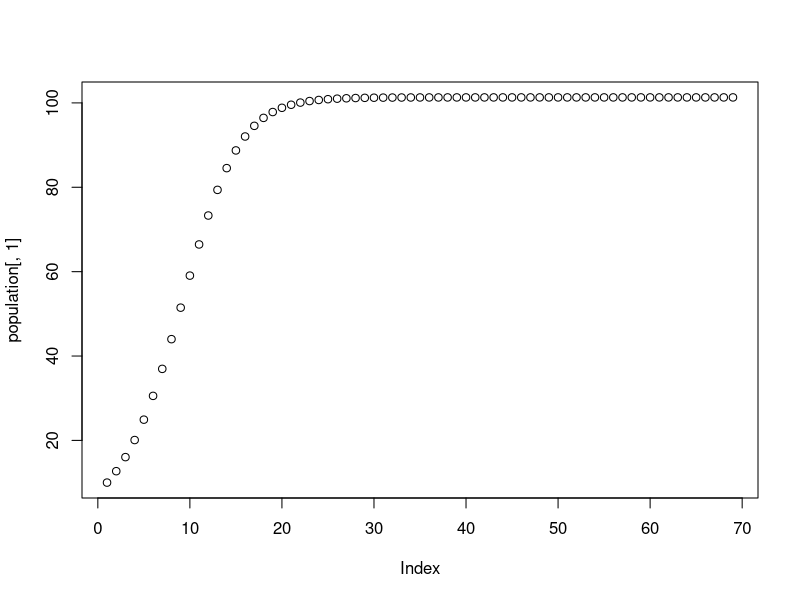
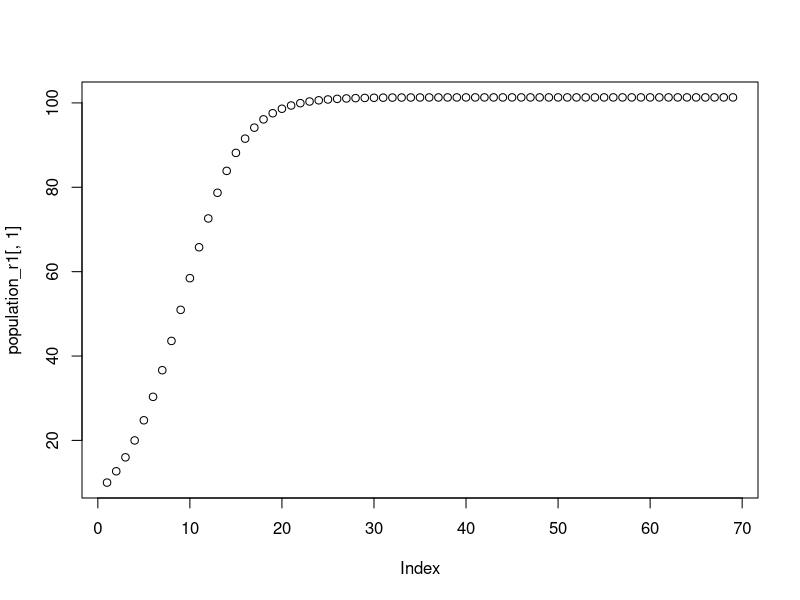
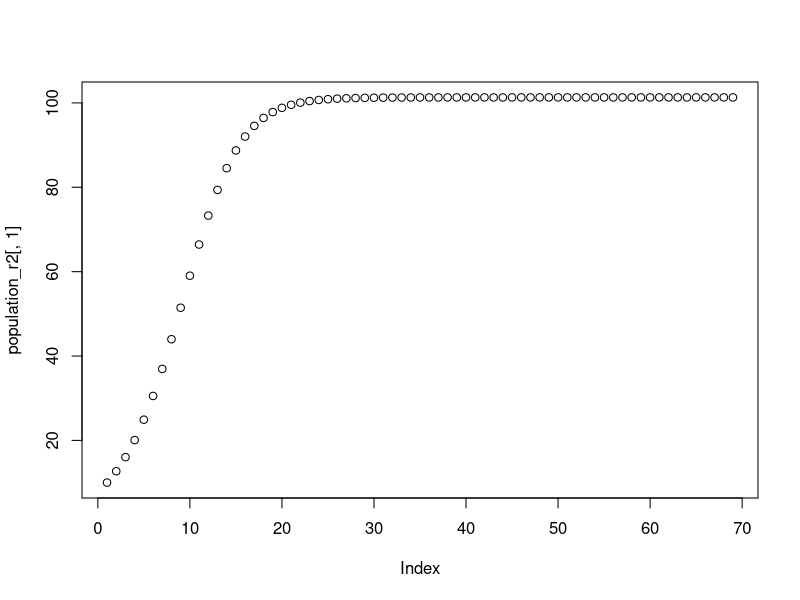
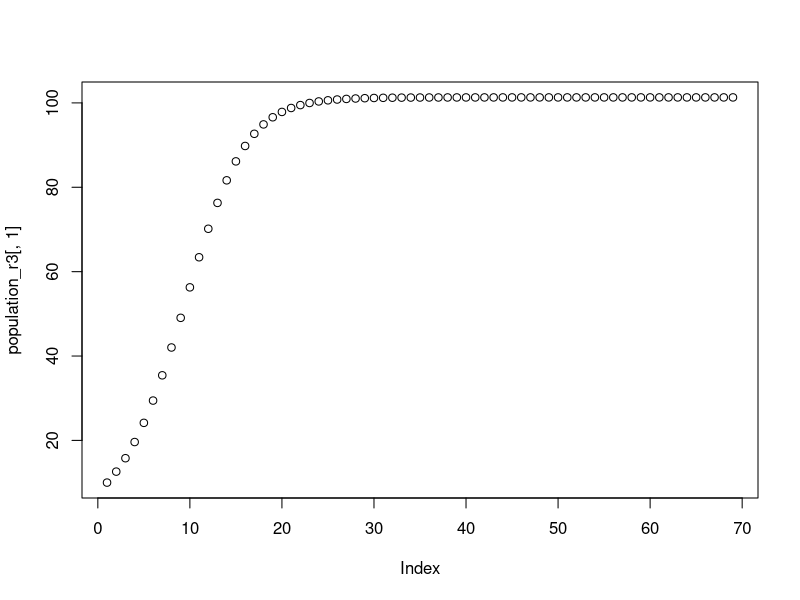
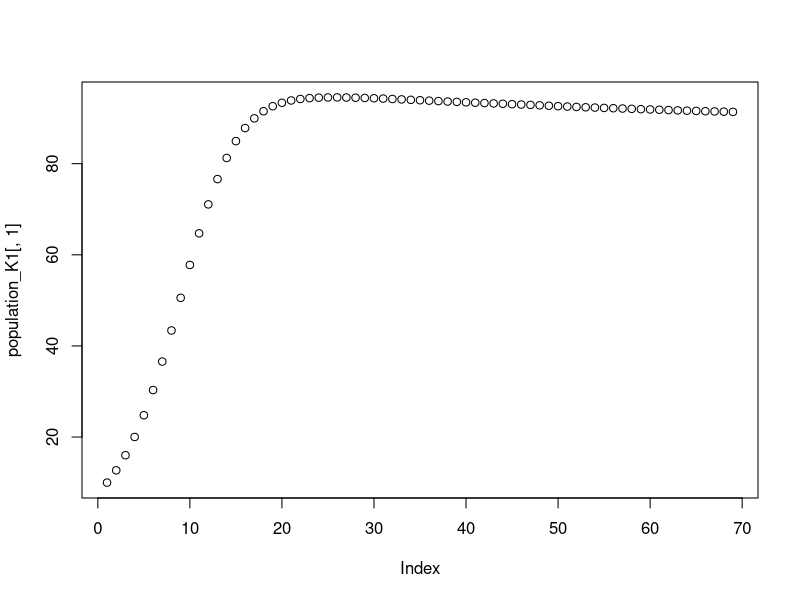
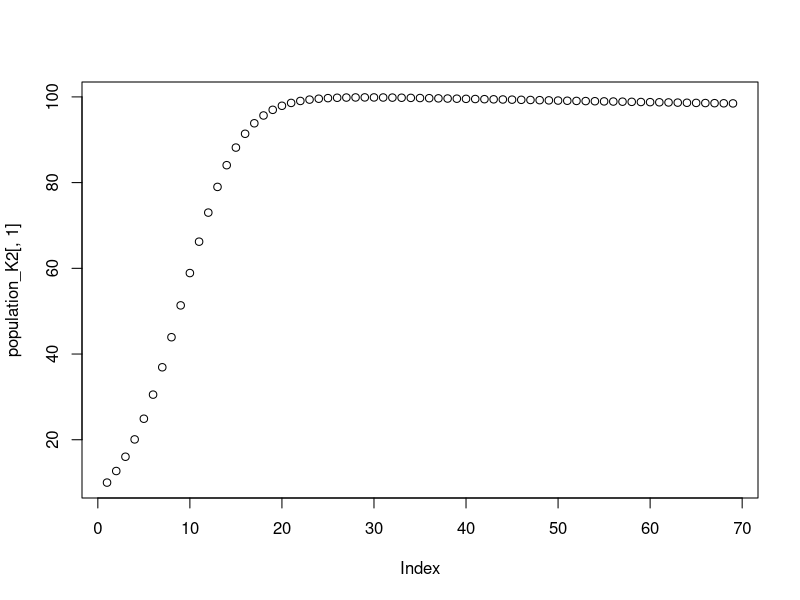
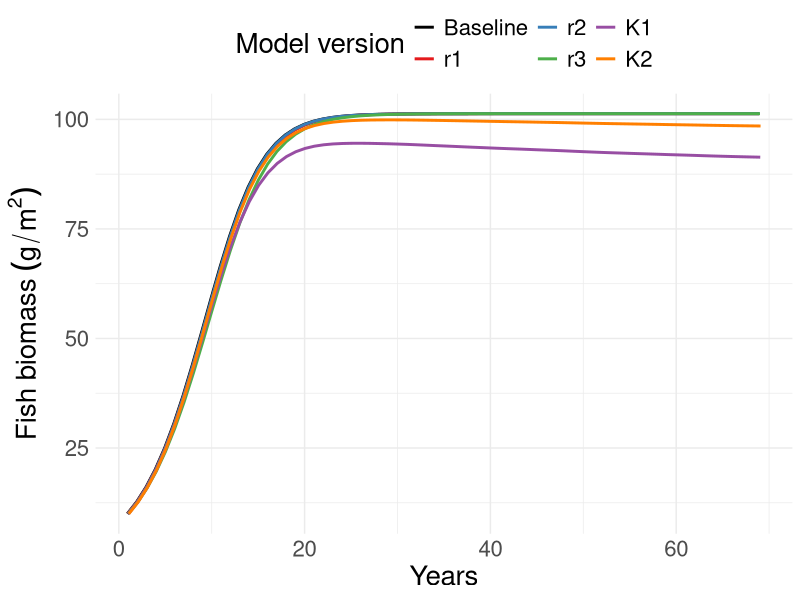

These charts were generated, in order, by the following R code:
##SST models
##This code runs the various (r1-r3, K1-K2) thermal effects models (no fishing or management)
#Produces Figure S3: trajectories

library(tidyverse)
library(ggpubr)
library(grid)

projections <- read.csv("anomaly_df.csv")
SST_dev <- projections[['anomaly']]

patch_area <- c(1, 0)
number_patches <- length(patch_area)
timesteps <- length(SST_dev)
r = 0.3
K = 101.3

population <- array(NA, dim = c(timesteps, number_patches))
population[1,] <- c(10,0)

population_r1 <- array(NA, dim = c(timesteps, number_patches))
population_r1[1,] <- c(10,0)

population_r2 <- array(NA, dim = c(timesteps, number_patches))
population_r2[1,] <- c(10,0)

population_r3 <- array(NA, dim = c(timesteps, number_patches))
population_r3[1,] <- c(10,0)

population_K1 <- array(NA, dim = c(timesteps, number_patches))
population_K1[1,] <- c(10,0)

population_K2 <- array(NA, dim = c(timesteps, number_patches))
population_K2[1,] <- c(10,0)


r_temp_1 <- array(NA, dim = c(timesteps, 1))
r_temp_2 <- array(NA, dim = c(timesteps, 1))
r_temp_3 <- array(NA, dim = c(timesteps, 1))

K_temp_1 <- array(NA, dim = c(timesteps, 1))
K_temp_2 <- array(NA, dim = c(timesteps, 1))




for (t in 2:timesteps) {
  
  #no temp
  population[t,] <- population[t-1,] + r * population[t-1,] * (1 - population[t-1,] / K)
  
  #temp dependent r - "current" temp as optimal
  r_temp_1[t] <- 0.3 + 0*SST_dev[t] + -0.0037*SST_dev[t]^2
  population_r1[t,] <- population_r1[t-1,] + r_temp_1[t] * population_r1[t-1,] * (1 - population_r1[t-1,] / K)
  
  #temp dependent r - higher optimal temp
  r_temp_2[t] <- 0.3 + 0*(SST_dev[t] - 1) + -0.0037*(SST_dev[t] - 1 )^2
  population_r2[t,] <- population_r2[t-1,] + r_temp_2[t] * population_r2[t-1,] * (1 - population_r2[t-1,] / K)
  
  #temp dependent r - lower optimal temp
  r_temp_3[t] <- 0.3 + 0*(SST_dev[t] + 1) + -0.0037*(SST_dev[t] + 1 )^2
  population_r3[t,] <- population_r3[t-1,] + r_temp_3[t] * population_r3[t-1,] * (1 - population_r3[t-1,] / K)
  
  #temp dependent K - piece wise linear function
  K_temp_1[t] <- -4.95243768 * SST_dev[t] + 101.3
  if (K_temp_1[t] < 10) {
    K_temp_1[t] <- 10
  } else if (K_temp_1[t] > 101.3) {
    K_temp_1[t] <- 101.3
  }
  population_K1[t,] <- population_K1[t-1,] + r * population_K1[t-1,] * (1 - population_K1[t-1,] / K_temp_1[t])
  
  #temp dependent K - quadratic function
  K_temp_2[t] <- 101.3 + 0*SST_dev[t] + -0.7*SST_dev[t]^2
  if (K_temp_2[t] < 10) {
    K_temp_2[t] <- 10 }
  else if (K_temp_2[t] > 101.3) {
    K_temp_2[t] <- 101.3
  }
  population_K2[t,] <- population_K2[t-1,] + r * population_K2[t-1,] * (1 - population_K2[t-1,] / K_temp_2[t])
}



plot(population[,1])
plot(population_r1[,1])
plot(population_r2[,1])
plot(population_r3[,1])
plot(population_K1[,1])
plot(population_K2[,1])

time <- c(1:length(SST_dev))
df <-cbind(NoTemp = population[,1], r1 = population_r1[,1], r2 = population_r2[,1], r3 = population_r3[,1],
           K1 = population_K1[,1], K2 = population_K2[,1], time)

df_long <- pivot_longer(as.data.frame(df), NoTemp:K2, names_to = "Temp_version", values_to = "Population")

df_long$Temp_version <- factor(df_long$Temp_version, levels = c("NoTemp", "r1", "r2", "r3", "K1", "K2"),
                               labels = c("Baseline", "r1", "r2", 
                                          "r3", "K1", "K2"))

my_colors <- c("#000000", "#E41A1C", "#377EB8", "#4DAF4A", "#984EA3", "#FF7F00")


ggplot(df_long, aes(x=time, y=Population, col=Temp_version)) +
  geom_line(lwd=1, position=position_dodge(width=0.2)) +
  scale_color_manual(values = my_colors, name = "Model version") + 
  theme_minimal() +
  theme(text = element_text(size=20), legend.position = "top") +
  labs(x = "Years", y = bquote("Fish biomass"~(g/m^2)))
